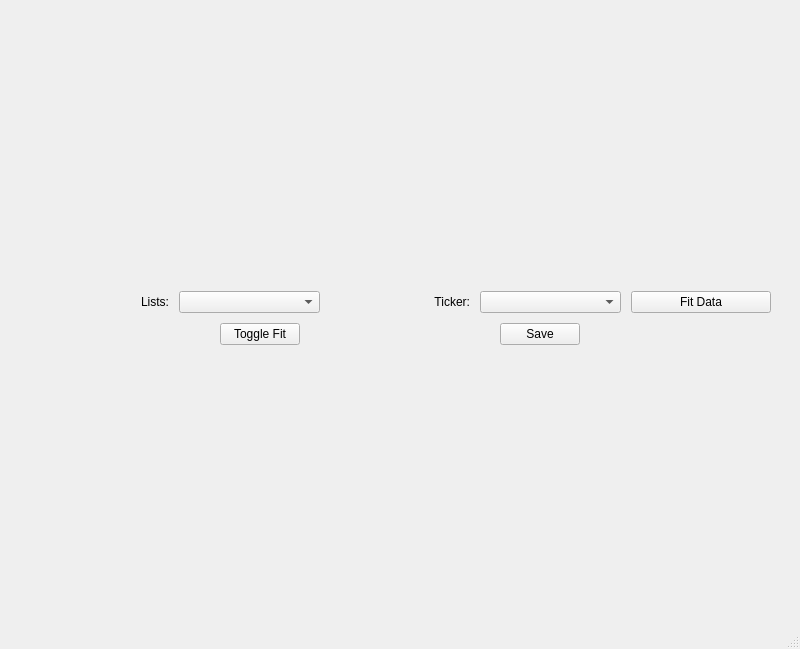
<?xml version="1.0" encoding="UTF-8"?>
<ui version="4.0">
 <class>MainWindow</class>
 <widget class="QMainWindow" name="MainWindow">
  <property name="geometry">
   <rect>
    <x>0</x>
    <y>0</y>
    <width>800</width>
    <height>649</height>
   </rect>
  </property>
  <property name="sizePolicy">
   <sizepolicy hsizetype="Expanding" vsizetype="Expanding">
    <horstretch>0</horstretch>
    <verstretch>0</verstretch>
   </sizepolicy>
  </property>
  <property name="minimumSize">
   <size>
    <width>800</width>
    <height>600</height>
   </size>
  </property>
  <property name="windowTitle">
   <string>Trade Maker</string>
  </property>
  <widget class="QWidget" name="centralwidget">
   <property name="sizePolicy">
    <sizepolicy hsizetype="Expanding" vsizetype="Expanding">
     <horstretch>0</horstretch>
     <verstretch>0</verstretch>
    </sizepolicy>
   </property>
   <property name="minimumSize">
    <size>
     <width>800</width>
     <height>600</height>
    </size>
   </property>
   <layout class="QGridLayout" name="gridLayout_2">
    <item row="0" column="0">
     <layout class="QVBoxLayout" name="vertical_stack" stretch="1,0">
      <property name="spacing">
       <number>10</number>
      </property>
      <property name="sizeConstraint">
       <enum>QLayout::SetDefaultConstraint</enum>
      </property>
      <property name="leftMargin">
       <number>20</number>
      </property>
      <property name="topMargin">
       <number>20</number>
      </property>
      <property name="rightMargin">
       <number>20</number>
      </property>
      <property name="bottomMargin">
       <number>10</number>
      </property>
      <item>
       <layout class="QHBoxLayout" name="horizontalLayout">
        <property name="sizeConstraint">
         <enum>QLayout::SetDefaultConstraint</enum>
        </property>
        <item>
         <widget class="QLabel" name="label_4">
          <property name="text">
           <string>Lists:</string>
          </property>
          <property name="alignment">
           <set>Qt::AlignRight|Qt::AlignTrailing|Qt::AlignVCenter</set>
          </property>
         </widget>
        </item>
        <item>
         <widget class="QComboBox" name="list_selector"/>
        </item>
        <item>
         <widget class="QLabel" name="label">
          <property name="text">
           <string>Ticker:</string>
          </property>
          <property name="alignment">
           <set>Qt::AlignRight|Qt::AlignTrailing|Qt::AlignVCenter</set>
          </property>
         </widget>
        </item>
        <item>
         <widget class="QComboBox" name="ticker_selection"/>
        </item>
        <item>
         <widget class="QPushButton" name="fit_data_button">
          <property name="text">
           <string>Fit Data</string>
          </property>
         </widget>
        </item>
       </layout>
      </item>
      <item>
       <layout class="QHBoxLayout" name="bottom_layout">
        <item>
         <spacer name="horizontal_Spaer">
          <property name="orientation">
           <enum>Qt::Horizontal</enum>
          </property>
          <property name="sizeHint" stdset="0">
           <size>
            <width>40</width>
            <height>20</height>
           </size>
          </property>
         </spacer>
        </item>
        <item>
         <widget class="QPushButton" name="show_fit_button">
          <property name="text">
           <string>Toggle Fit</string>
          </property>
         </widget>
        </item>
        <item>
         <spacer name="horizontalSpacer_5">
          <property name="orientation">
           <enum>Qt::Horizontal</enum>
          </property>
          <property name="sizeHint" stdset="0">
           <size>
            <width>40</width>
            <height>20</height>
           </size>
          </property>
         </spacer>
        </item>
        <item>
         <widget class="QPushButton" name="save_button">
          <property name="text">
           <string>Save</string>
          </property>
         </widget>
        </item>
        <item>
         <spacer name="horizontalSpacer">
          <property name="orientation">
           <enum>Qt::Horizontal</enum>
          </property>
          <property name="sizeHint" stdset="0">
           <size>
            <width>40</width>
            <height>20</height>
           </size>
          </property>
         </spacer>
        </item>
       </layout>
      </item>
     </layout>
    </item>
   </layout>
  </widget>
  <widget class="QMenuBar" name="menubar">
   <property name="geometry">
    <rect>
     <x>0</x>
     <y>0</y>
     <width>800</width>
     <height>24</height>
    </rect>
   </property>
  </widget>
  <widget class="QStatusBar" name="statusbar"/>
 </widget>
 <resources/>
 <connections/>
</ui>
